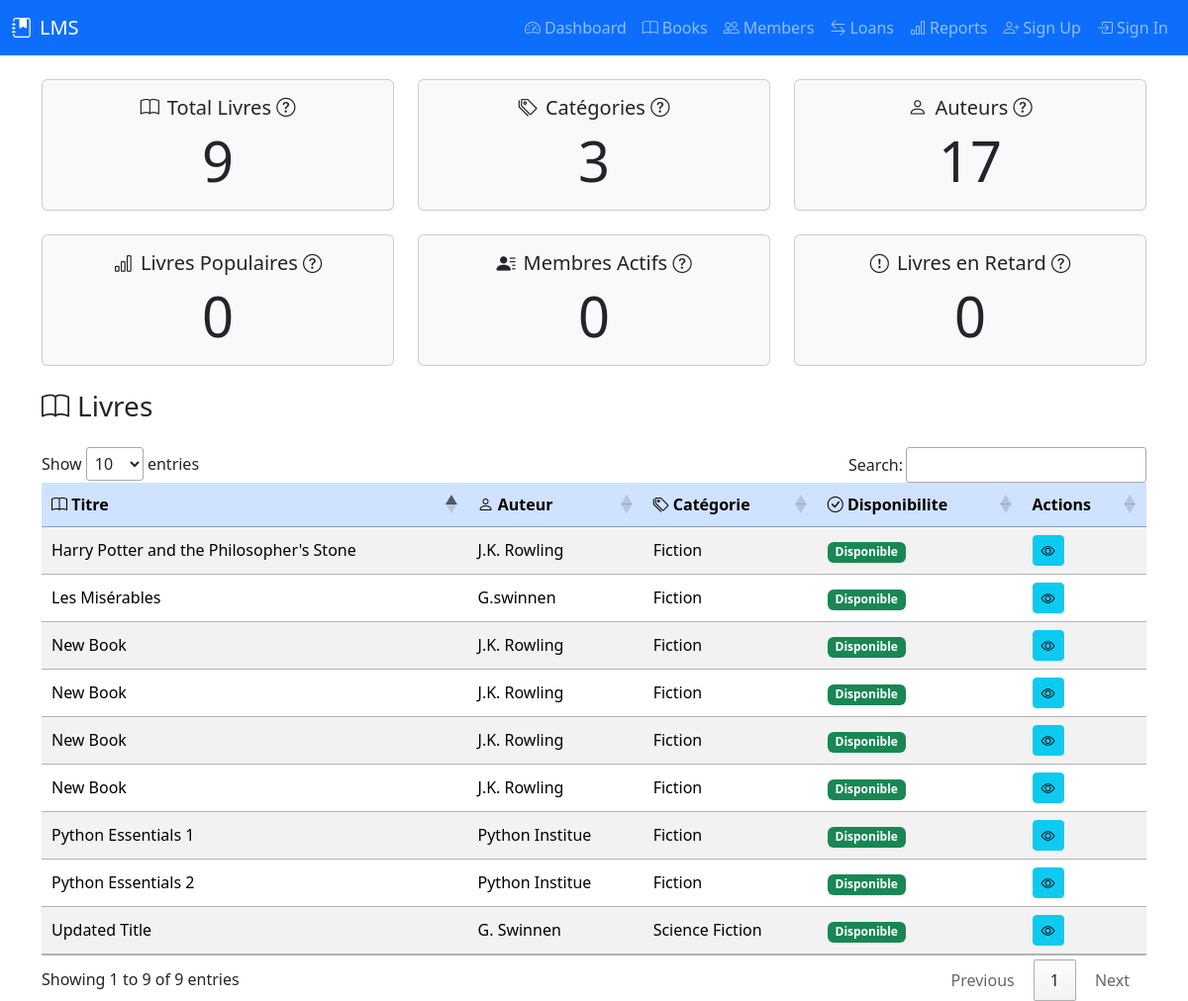
The page / on the database its author committed.
### tables this page shows
CREATE TABLE books (
            book_id INTEGER PRIMARY KEY AUTOINCREMENT,
            title TEXT NOT NULL,
            author_id INTEGER,
            category_id INTEGER,
            isbn TEXT UNIQUE,
            publication_year INTEGER,
            publisher TEXT,
            quantity INTEGER DEFAULT 1,
            available_quantity INTEGER DEFAULT 1,
            FOREIGN KEY (author_id) REFERENCES authors (author_id),
            FOREIGN KEY (category_id) REFERENCES categories (category_id)
        );

CREATE TABLE authors (
            author_id INTEGER PRIMARY KEY AUTOINCREMENT,
            name TEXT NOT NULL,
            biography TEXT
        );

CREATE TABLE categories (
            category_id INTEGER PRIMARY KEY AUTOINCREMENT,
            name TEXT NOT NULL,
            description TEXT
        );

### controllers/dashboard_controller.py (the view)
@dashboard_blueprint.route('/', methods=['GET'])
def dashboard():
    try:
        stats = dashboard_service.get_dashboard_statistics()
        books_data = dashboard_service.get_books_data()
        members_loans_data = dashboard_service.get_members_loans_data()
        return render_template('index.html', **stats, books=books_data, members_loans=members_loans_data)
    except Exception as e:
        return jsonify({'error': str(e)}), 500

### models/author.py (called while the page is built)
    @property
    def name(self):
        return self._get_attribute("name")

    @classmethod
    def all(cls):
        query = f"SELECT * FROM {cls.TABLE_NAME}"
        results = DatabaseConnection.execute_query(query)
        if results:
            conn = DatabaseConnection.get_connection()
            cursor = conn.cursor()
            cursor.execute(f"PRAGMA table_info({cls.TABLE_NAME})")
            columns = [column[1] for column in cursor.fetchall()]
            conn.close()
            return [cls(**dict(zip(columns, result))) for result in results]
        return []

    @classmethod
    def find_by_id(cls, author_id):
        query = f"SELECT * FROM {cls.TABLE_NAME} WHERE {cls.PRIMARY_KEY} = ?"
        result = DatabaseConnection.execute_query(query, (author_id,))
        if result:
            conn = DatabaseConnection.get_connection()
            cursor = conn.cursor()
            cursor.execute(f"PRAGMA table_info({cls.TABLE_NAME})")
            columns = [column[1] for column in cursor.fetchall()]
            conn.close()
            return cls(**dict(zip(columns, result[0])))
        return None

### models/base_model.py (called while the page is built)
    def _get_attribute(self, name):
        return self._attributes.get(name)

    def _set_attribute(self, name, value):
        self._attributes[name] = value

    def __getattr__(self, name):
        if name in self._attributes:
            return self._get_attribute(name)
        raise AttributeError(f"'{self.__class__.__name__}' object has no attribute '{name}'")

    def __setattr__(self, name, value):
        if name == "_attributes":
            super().__setattr__(name, value)
        else:
            self._set_attribute(name, value)

    @classmethod
    def find_by_id(cls, id: int):
        if not cls.TABLE_NAME or not cls.PRIMARY_KEY:
            raise NotImplementedError("TABLE_NAME and PRIMARY_KEY must be defined in subclass")
        query = f"SELECT * FROM {cls.TABLE_NAME} WHERE {cls.PRIMARY_KEY} = ?"
        result = DatabaseConnection.execute_query(query, (id,))
        if result and len(result) > 0:
            conn = DatabaseConnection.get_connection()
            cursor = conn.cursor()
            cursor.execute(f"PRAGMA table_info({cls.TABLE_NAME})")
            columns = [column[1] for column in cursor.fetchall()]
            conn.close()
            record_dict = dict(zip(columns, result[0]))
            return cls(**record_dict)
        return None

### models/book.py (called while the page is built)
    @property
    def book_id(self):
        return self._get_attribute("book_id")

### templates/index.html (shortened to what this page needs)
<!DOCTYPE html>
<html lang="fr">
<head>
    <link rel="stylesheet" href="/css/style.css">
    <link href="https://cdn.jsdelivr.net/npm/bootstrap@5.3.2/dist/css/bootstrap.min.css" rel="stylesheet">
    <link rel="stylesheet" href="https://cdn.jsdelivr.net/npm/bootstrap-icons@1.11.3/font/bootstrap-icons.css">
    <link rel="stylesheet" href="https://cdn.datatables.net/1.13.4/css/jquery.dataTables.min.css">
</head>
<body>
    {% include 'includes/navbar.html' %}
    <div class="container">
        <div class="row text-center mb-4">
            <div class="col-md-4">
                <div class="card bg-light">
                    <div class="card-body">
                        <h5 class="card-title"><i class="bi bi-book me-2 icon-small"></i>Total Livres <i class="bi bi-question-circle icon-small" title="Nombre total de livres disponibles dans la bibliothèque."></i></h5>
                        <p class="card-text display-4">{{ total_books }}</p>
                    </div>
                </div>
            </div>
            <div class="col-md-4">
                <div class="card bg-light">
                    <div class="card-body">
                        <h5 class="card-title"><i class="bi bi-tags me-2 icon-small"></i>Catégories <i class="bi bi-question-circle icon-small" title="Nombre total de catégories de livres."></i></h5>
                        <p class="card-text display-4">{{ total_category }}</p>
                    </div>
                </div>
            </div>
            <div class="col-md-4">
                <div class="card bg-light">
                    <div class="card-body">
                        <h5 class="card-title"><i class="bi bi-person me-2 icon-small"></i>Auteurs <i class="bi bi-question-circle icon-small" title="Nombre total d'auteurs enregistrés."></i></h5>
                        <p class="card-text display-4">{{ total_authors }}</p>
                    </div>
                </div>
            </div>
        </div>
        <div class="row text-center mb-4">
            <div class="col-md-4">
                <div class="card bg-light">
                    <div class="card-body">
                        <h5 class="card-title"><i class="bi bi-bar-chart me-2 icon-small"></i>Livres Populaires <i class="bi bi-question-circle icon-small" title="Nombre total de livres populaires basés sur les emprunts."></i></h5>
                        <p class="card-text display-4">{{total_popular_books}}</p>
                    </div>
                </div>
            </div>
            <div class="col-md-4">
                <div class="card bg-light">
                    <div class="card-body">
                        <h5 class="card-title"><i class="bi bi-person-lines-fill me-2 icon-small"></i>Membres Actifs <i class="bi bi-question-circle icon-small" title="Nombre total de membres ayant emprunté des livres récemment."></i></h5>
                        <p class="card-text display-4">{{total_active_members}}</p>
                    </div>
                </div>
            </div>
            <div class="col-md-4">
                <div class="card bg-light">
                    <div class="card-body">
                        <h5 class="card-title"><i class="bi bi-exclamation-circle me-2 icon-small"></i>Livres en Retard <i class="bi bi-question-circle icon-small" title="Nombre total de livres dont la date de retour est dépassée."></i></h5>
                        <p class="card-text display-4">{{total_overdue_books}}</p>
                    </div>
                </div>
            </div>
        </div>
        <h3 class="mb-4"><i class="bi bi-book me-2"></i>Livres</h3>
        <div class="table-responsive">
            <table id="booksTable" class="table table-striped table-hover align-middle">
                <thead class="table-primary">
                    <tr>
                        <th><i class="bi bi-book"></i> Titre</th>
                        <th><i class="bi bi-person"></i> Auteur</th>
                        <th><i class="bi bi-tags"></i> Catégorie</th>
                        <th><i class="bi bi-check-circle"></i> Disponibilite</th>
                        <th>Actions</th>
                    </tr>
                </thead>
                <tbody>
                    {% for book in books %}
                    <tr data-isbn="{{ book.isbn }}" data-publication-year="{{ book.publication_year }}" data-publisher="{{ book.publisher }}" data-quantity="{{ book.quantity }}" data-available-quantity="{{ book.available_quantity }}">
                        <td>{{ book.title }}</td>
                        <td>{{ book.author }}</td>
                        <td>{{ book.category }}</td>
                        <td>
                            {% if book.available_quantity > 0 %}
                            <span class="badge bg-success">Disponible</span>
                            {% else %}
                            <span class="badge bg-danger">Emprunté</span>
                            {% endif %}
                        </td>
                        <td>
                            <button class="btn btn-info btn-sm see-detail-book" title="Voir détails"><i class="bi bi-eye"></i></button>
                        </td>
                    </tr>
                    {% endfor %}
                </tbody>
            </table>
        </div>
    </div>
</body>
</html>

### templates/includes/navbar.html (shortened to what this page needs)
<nav class="navbar navbar-expand-lg navbar-dark bg-primary mb-4">
    <div class="container-fluid">
        <a class="navbar-brand d-flex align-items-center" href="/">
            <i class="bi bi-journal-bookmark-fill me-2"></i>LMS
        </a>
        <div class="collapse navbar-collapse" id="navbarNav">
            <ul class="navbar-nav ms-auto">
                <li class="nav-item"><a class="nav-link" href="/"><i class="bi bi-speedometer2 me-1"></i>Dashboard</a></li>
                <li class="nav-item"><a class="nav-link" href="/books"><i class="bi bi-book me-1"></i>Books</a></li>
                <li class="nav-item"><a class="nav-link" href="/members"><i class="bi bi-people me-1"></i>Members</a></li>
                <li class="nav-item"><a class="nav-link" href="/loans"><i class="bi bi-arrow-left-right me-1"></i>Loans</a></li>
                <li class="nav-item"><a class="nav-link" href="/reports"><i class="bi bi-bar-chart me-1"></i>Reports</a></li>
                <li class="nav-item"><a class="nav-link" href="/register"><i class="bi bi-person-plus me-1"></i>Sign Up</a></li>
                <li class="nav-item"><a class="nav-link" href="/login"><i class="bi bi-box-arrow-in-right me-1"></i>Sign In</a></li>
            </ul>
        </div>
    </div>
</nav>

### templates/index.html (style rules this page uses)
.icon-small { font-size: 1.2rem; }

### rows shown on the page
books: title "Les Misérables"
authors: author "G.swinnen"
categories: category "Fiction" "Fiction" "Fiction" "Fiction" "Fiction" "Fiction" "Fiction" "Fiction"
books: title "Harry Potter and the Philosopher's Stone"
authors: author "J.K. Rowling" "J.K. Rowling" "J.K. Rowling" "J.K. Rowling" "J.K. Rowling"
books: title "Updated Title"
authors: author "G. Swinnen"
categories: category "Science Fiction"
books: title "New Book"
books: title "New Book"
books: title "New Book"
books: title "New Book"
books: title "Python Essentials 1"
authors: author "Python Institue" "Python Institue"
books: title "Python Essentials 2"

### other values the page prints
{{ total_books }} "9"
{{ total_category }} "3"
{{ total_authors }} "17"
{{ total_popular_books }} "0"
{{ total_active_members }} "0"
{{ total_overdue_books }} "0"
